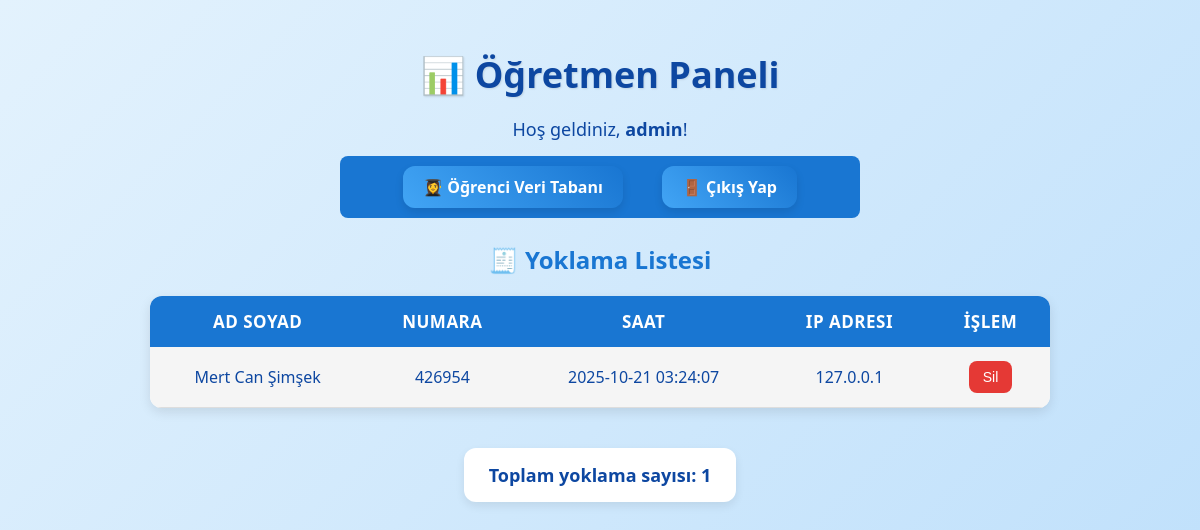
The page /dashboard (signed in) on the database its author committed.
### tables this page shows
CREATE TABLE attendance (
            id INTEGER PRIMARY KEY AUTOINCREMENT,
            student_id INTEGER,
            student_name TEXT NOT NULL,
            timestamp DATETIME DEFAULT CURRENT_TIMESTAMP, ip_address TEXT,
            FOREIGN KEY(student_id) REFERENCES students(id)
        );

CREATE TABLE students (
            id INTEGER PRIMARY KEY AUTOINCREMENT,
            student_number TEXT UNIQUE NOT NULL,
            name TEXT,
            password_hash TEXT NOT NULL
        );

### app.py (the view)
@app.route('/dashboard')
@teacher_required
def dashboard():
    conn = get_db()
    rows = conn.execute("""
        SELECT a.id, a.student_name, s.student_number, a.timestamp, a.ip_address
        FROM attendance a
        LEFT JOIN students s ON a.student_id = s.id
        ORDER BY s.student_number ASC
    """).fetchall()  # Öğrenci numarasına göre sıralandı
    adjusted_rows = []
    for row in rows:
        utc_time = datetime.strptime(row['timestamp'], "%Y-%m-%d %H:%M:%S")
        local_time = utc_time + timedelta(hours=3)
        row_dict = dict(row)
        row_dict['timestamp'] = local_time.strftime("%Y-%m-%d %H:%M:%S")
        adjusted_rows.append(row_dict)
    total = len(adjusted_rows)
    conn.close()
    return render_template('dashboard.html', attendances=adjusted_rows, total=total)

### app.py (called while the page is built)
def get_db():
    conn = sqlite3.connect(DB_PATH)
    conn.row_factory = sqlite3.Row
    return conn

def teacher_required(f):
    @wraps(f)
    def decorated(*args, **kwargs):
        if 'teacher' not in session:
            return redirect(url_for('teacher_login'))
        return f(*args, **kwargs)
    return decorated

### templates/dashboard.html (shortened to what this page needs)
<!DOCTYPE html>
<html>
<head>
  <link rel="stylesheet" href="{{ url_for('static', filename='dashboard.css') }}">
</head>
<body>
  <h1>📊 Öğretmen Paneli</h1>
  <p class="welcome">Hoş geldiniz, <strong>admin</strong>!</p>
  <nav>
    <a href="{{ url_for('kullanicilar') }}">👩‍🎓 Öğrenci Veri Tabanı</a>
    <a href="{{ url_for('logout') }}">🚪 Çıkış Yap</a>
  </nav>
  <h2>🧾 Yoklama Listesi</h2>
  <table>
    <tr>
        <th>Ad Soyad</th>
        <th>Numara</th>
        <th>Saat</th>
        <th>IP Adresi</th>
        <th>İşlem</th>
    </tr>
    {% for y in attendances %}
    <tr>
        <td>{{ y['student_name'] }}</td>
        <td>{{ y['student_number'] }}</td>
        <td>{{ y['timestamp'] }}</td>
        <td>{{ y['ip_address'] or '—' }}</td>
        <td>
            <form method="POST" action="{{ url_for('delete_attendance', id=y['id']) }}">
                <button type="submit" class="delete-btn">Sil</button>
            </form>
        </td>
    </tr>
    {% endfor %}
  </table>
  <p class="total">Toplam yoklama sayısı: {{ total }}</p>
  <br>
</body>
</html>

### static/dashboard.css (style rules this page uses)
body { font-family: "Segoe UI", Tahoma, Geneva, Verdana, sans-serif; background: linear-gradient(135deg, #e3f2fd, #bbdefb); margin: 0; padding: 20px; text-align: center; min-height: 100vh; color: #0d47a1; }
h1 { color: #0d47a1; font-size: 36px; font-weight: 700; margin: 30px 0 15px; text-shadow: 1px 1px 2px rgba(0,0,0,0.1); }
h2 { font-size: 24px; margin: 25px 0 15px; color: #1976d2; }
.welcome { font-size: 18px; margin-bottom: 15px; }
table { width: 80%; max-width: 900px; margin: 20px auto; border-collapse: collapse; background: white; border-radius: 12px; box-shadow: 0 4px 12px rgba(0,0,0,0.1); overflow: hidden; font-size: 16px; }
th { background: #1976d2; color: white; padding: 14px 18px; font-size: 17px; text-transform: uppercase; letter-spacing: 0.5px; }
td { padding: 14px 18px; border-bottom: 1px solid #ddd; }
tr:nth-child(even) { background: #f5f5f5; }
.delete-btn { background: #e53935; color: white; border: none; border-radius: 8px; padding: 8px 14px; font-size: 14px; cursor: pointer; transition: 0.3s; }
.total { margin: 20px auto; background: white; padding: 15px 25px; border-radius: 12px; box-shadow: 0 4px 10px rgba(0,0,0,0.08); font-weight: bold; font-size: 18px; color: #0d47a1; display: inline-block; }
nav { padding: 12px 20px; margin: 0 auto 30px auto; max-width: 500px; display: flex; justify-content: center; gap: 15px; }
nav a { color: #ffffff; background: linear-gradient(45deg, #42a5f5, #1976d2); padding: 10px 20px; border-radius: 12px; text-decoration: none; font-weight: 600; font-size: 16px; transition: all 0.3s ease; position: relative; box-shadow: 0 4px 8px rgba(0,0,0,0.1); }

### templates/dashboard.html (style rules this page uses)
nav { background-color: #1976d2; padding: 10px; border-radius: 8px; margin-bottom: 20px; text-align: center; }
nav a { color: white; text-decoration: none; margin: 0 12px; font-weight: bold; }

### rows shown on the page
attendance: student_name "Mert Can Şimşek", student_number "426954", timestamp "2025-10-21 03:24:07", ip_address "127.0.0.1"

### other values the page prints
{{ total }} "1"
